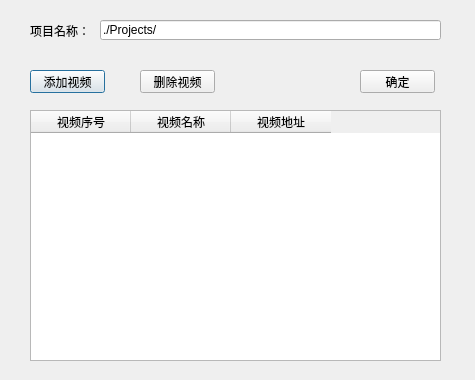
<?xml version="1.0" encoding="UTF-8"?>
<ui version="4.0">
 <class>Dialog</class>
 <widget class="QDialog" name="Dialog">
  <property name="windowModality">
   <enum>Qt::WindowModal</enum>
  </property>
  <property name="geometry">
   <rect>
    <x>0</x>
    <y>0</y>
    <width>475</width>
    <height>380</height>
   </rect>
  </property>
  <property name="windowTitle">
   <string>createProject</string>
  </property>
  <property name="modal">
   <bool>false</bool>
  </property>
  <widget class="QLabel" name="label">
   <property name="geometry">
    <rect>
     <x>30</x>
     <y>20</y>
     <width>61</width>
     <height>21</height>
    </rect>
   </property>
   <property name="text">
    <string>项目名称：</string>
   </property>
  </widget>
  <widget class="QLineEdit" name="lineEdit">
   <property name="geometry">
    <rect>
     <x>100</x>
     <y>20</y>
     <width>341</width>
     <height>20</height>
    </rect>
   </property>
   <property name="text">
    <string>./Projects/</string>
   </property>
  </widget>
  <widget class="QPushButton" name="pushButton">
   <property name="geometry">
    <rect>
     <x>30</x>
     <y>70</y>
     <width>75</width>
     <height>23</height>
    </rect>
   </property>
   <property name="text">
    <string>添加视频</string>
   </property>
  </widget>
  <widget class="QPushButton" name="pushButton_2">
   <property name="geometry">
    <rect>
     <x>140</x>
     <y>70</y>
     <width>75</width>
     <height>23</height>
    </rect>
   </property>
   <property name="text">
    <string>删除视频</string>
   </property>
  </widget>
  <widget class="QTableWidget" name="tableWidget">
   <property name="geometry">
    <rect>
     <x>30</x>
     <y>110</y>
     <width>411</width>
     <height>251</height>
    </rect>
   </property>
   <column>
    <property name="text">
     <string>视频序号</string>
    </property>
   </column>
   <column>
    <property name="text">
     <string>视频名称</string>
    </property>
   </column>
   <column>
    <property name="text">
     <string>视频地址</string>
    </property>
   </column>
  </widget>
  <widget class="QPushButton" name="pushButton_3">
   <property name="geometry">
    <rect>
     <x>360</x>
     <y>70</y>
     <width>75</width>
     <height>23</height>
    </rect>
   </property>
   <property name="text">
    <string>确定</string>
   </property>
  </widget>
 </widget>
 <resources/>
 <connections/>
</ui>
